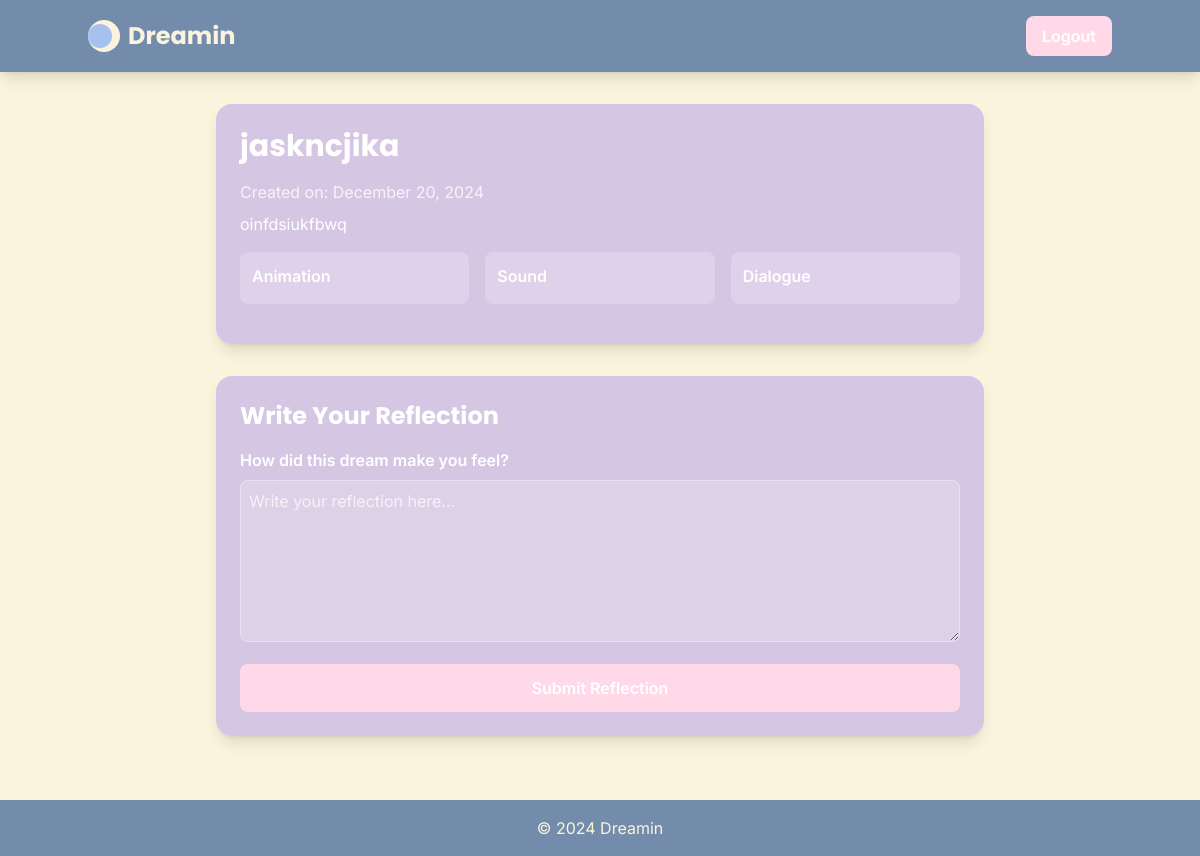
The page /dreamjournal/3/reflection/ (signed in) on the database its author committed.
### main/models.py (models this page shows, shortened)
class Dream(models.Model):
    user = models.ForeignKey(
        User,
        on_delete=models.CASCADE,
        related_name='dreams',
    )
    title = models.CharField(max_length=255)
    description = models.TextField()
    created_at = models.DateTimeField(auto_now_add=True)
    animations = models.ManyToManyField(DreamAnimation, blank=True)
    sounds = models.ManyToManyField(DreamSound, blank=True)
    dialogues = models.ManyToManyField(Dialogue, blank=True)
    preview_video = models.FileField(upload_to='dream_previews/', null=True, blank=True)

### main/views.py (the view, shortened to what this page needs)
# urls.py: path("dreamjournal/<int:dream_id>/reflection/", views.create_reflection, name="create_reflection"),
@login_required
def create_reflection(request, dream_id):
    dream = Dream.objects.get(id=dream_id, user=request.user)
    context = {
        'dream': dream,
        'reflections': Reflection.objects.filter(dream=dream)
    }
    return render(request, 'dreamjournal.html', context)

### main/templates/dreamjournal.html (shortened to what this page needs)
<!DOCTYPE html>
<html lang="en">
<head>
    <script src="https://cdn.tailwindcss.com"></script>
</head>
<body class="min-h-screen bg-warmcream font-inter">
    <header class="bg-slateblueSoft py-4 px-6 shadow-lg">
        <div class="container mx-auto flex justify-between items-center">
            <a href="{% url 'home' %}" class="flex items-center space-x-2">
                <div class="w-8 h-8 bg-warmcream rounded-full flex items-center justify-center">
                    <div class="w-6 h-6 bg-periwinkle rounded-full transform -translate-x-1"></div>
                </div>
                <span class="text-2xl font-bold text-warmcream font-poppins">Dreamin</span>
            </a>
            <a href="{% url 'logout' %}" class="bg-softpink hover:bg-softpink/80 text-white font-semibold py-2 px-4 rounded-lg transition-colors">
                Logout
            </a>
        </div>
    </header>
    <main class="container mx-auto px-4 py-8">
        <div class="max-w-3xl mx-auto mb-8 bg-lavender/70 rounded-2xl p-6 shadow-lg backdrop-blur-sm">
            <h1 class="text-3xl font-bold text-white mb-4 font-poppins">{{ dream.title }}</h1>
            <p class="text-white/80 mb-2">Created on: {{ dream.created_at|date:"F d, Y" }}</p>
            <p class="text-white mb-4">{{ dream.description }}</p>
            <div class="grid grid-cols-3 gap-4 mb-4">
                <div class="bg-white/20 p-3 rounded-lg">
                    <h3 class="text-white font-semibold mb-1">Animation</h3>
                </div>
                <div class="bg-white/20 p-3 rounded-lg">
                    <h3 class="text-white font-semibold mb-1">Sound</h3>
                </div>
                <div class="bg-white/20 p-3 rounded-lg">
                    <h3 class="text-white font-semibold mb-1">Dialogue</h3>
                </div>
            </div>
        </div>
        <div class="max-w-3xl mx-auto bg-lavender/70 rounded-2xl p-6 shadow-lg backdrop-blur-sm">
            <h2 class="text-2xl font-bold text-white mb-4 font-poppins">Write Your Reflection</h2>
            <form method="POST" action="{% url 'create_reflection' dream.id %}">
                <div class="mb-4">
                    <label for="reflection" class="block text-white font-semibold mb-2">How did this dream make you feel?</label>
                    <textarea
                        id="reflection"
                        name="reflection"
                        rows="6"
                        class="w-full bg-white/20 border border-white/30 text-white placeholder-white/70 rounded-lg p-2 focus:outline-none focus:ring-2 focus:ring-softpink"
                        placeholder="Write your reflection here..."
                        required></textarea>
                </div>
                <button type="submit" class="w-full bg-softpink hover:bg-softpink/80 text-white font-semibold py-3 px-4 rounded-lg transition-colors">
                    Submit Reflection
                </button>
            </form>
        </div>
    </main>
    <footer class="bg-slateblueSoft py-4 px-6 mt-8">
        <div class="container mx-auto text-center text-warmcream">
            &copy; 2024 Dreamin
        </div>
    </footer>
</body>
</html>

### rows shown on the page
Dream: title "jaskncjika", created_at "December 20, 2024", description "oinfdsiukfbwq"
